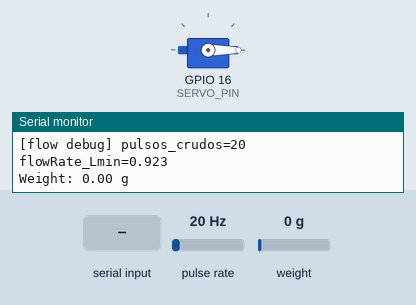
Bench run of a sketch on a simulated ESP32. Parts: servo, the last lines printed to the serial monitor. Wiring (inferred from the names in the program): pulse sensor: data GPIO 15. The inputs (shaded band) are chosen by the test bench; at power-on: pulse rate 20 Hz, weight on the scale 0 g. WiFi joins after 1.5 s; servers stay silent unless stated; random numbers use the default seed unless the sketch sets one; no MQTT or app messages arrive unless stated.

Above: at 5.8 s.
5.9 s: "90,45\n" received over Serial
At 6.9 s:
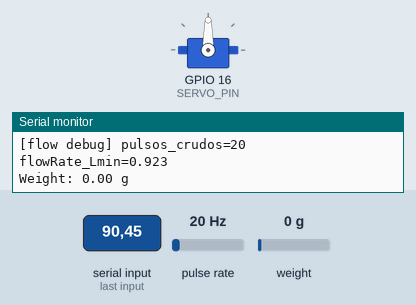
7.4 s: "30,150\n" received over Serial
At 8.2 s:
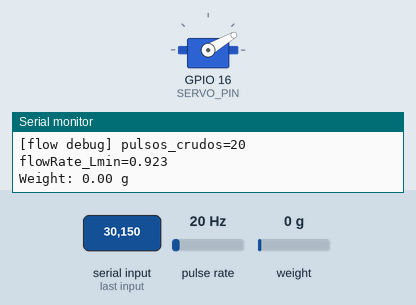
8.9 s: "90\n" received over Serial
At 9.4 s:
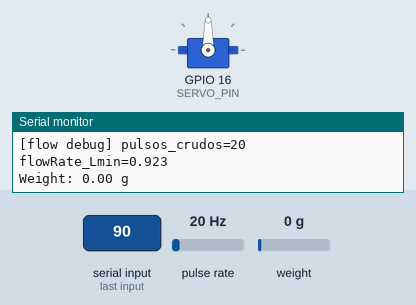
Timing chart, 0 to 11.9 s (numbered marks = the images above; inputs shaded):
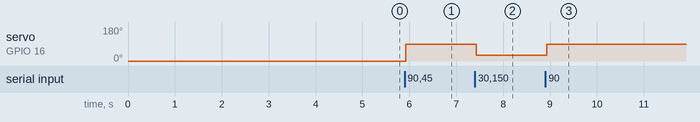

Measured:
- after the input at 5.9 s, servo on GPIO 16 (SERVO_PIN): 0° → 90° at once
- after the input at 7.4 s, servo on GPIO 16 (SERVO_PIN): 90° → 30° at once
- after the input at 8.9 s, servo on GPIO 16 (SERVO_PIN): 30° → 90° at once

The sketch:

code_act.ino
```cpp
#include "esp_timer.h"

#include <WiFi.h>
#include <PubSubClient.h>
#include <ESP32Servo.h>

#include <Arduino.h>
#include "HX711.h"

// =========================
// ENTRADAS SENSORES
// =========================
#define DT_PIN 4
#define SCK_PIN 5
#define FLOW_PIN 15   // GPIO D15 - YF-S401
#define SERVO_PIN 16  // GPIO D16 - Servo

// =========================
// DATOS DE WIFI
// =========================
const char* ssid = "realme C67";
const char* password = "jkgh23!;";

// =========================
// DATOS DEL BROKER MQTT
// =========================
const char* mqtt_server = "10.235.51.191";  // actualizar
const int mqtt_port = 1883;
const char* mqtt_topic = "kalman_proj";

// =========================
// SENSOR BALANZA
// =========================
bool loadCellConnected = false;
HX711 scale;
float calibration_factor = 428.473;

// Queue de tamaño 1: siempre contiene el último peso leído.
// Se usa xQueueOverwrite/xQueuePeek en vez de Send/Receive para que
// loop() siempre pueda leer el valor más reciente sin "vaciar" la queue.
QueueHandle_t weightQueue;

// =========================
// SERVO
// =========================
Servo miServo;
volatile int anguloActual = 0;

// Queue para enviar comandos de ángulo a taskServo
QueueHandle_t servoQueue;

// =========================
// OBJETOS WIFI Y MQTT
// =========================
WiFiClient espClient;
PubSubClient client(espClient);

// --- Calibración del sensor de flujo ---
const float PULSOS_POR_LITRO = 1300.0; //

// --- Variables compartidas entre ISR y tarea ---
volatile uint32_t pulseCount = 0;    // contador crudo, tocado por la ISR
volatile float flowRate_Lmin = 0.0;  // resultado, lo lee MQTT
volatile float totalVolume_L = 0.0;  // acumulado total

esp_timer_handle_t flowCalcTimer;

// Spinlock para proteger pulseCount entre la ISR (puede correr en un core)
// y flowCalcCallback (corre en la tarea interna de esp_timer, en el otro
// core). portDISABLE_INTERRUPTS() por si solo NO alcanza porque solo
// afecta al core local; portENTER_CRITICAL / _ISR con este mux sincroniza
// ambos cores correctamente.
static portMUX_TYPE flowMux = portMUX_INITIALIZER_UNLOCKED;

// --- ISR: lo más corta posible ---
void IRAM_ATTR flowPulseISR() {
  portENTER_CRITICAL_ISR(&flowMux);
  pulseCount++;
  portEXIT_CRITICAL_ISR(&flowMux);
}

// --- Callback del timer, se ejecuta cada 1000 ms ---
void flowCalcCallback(void* arg) {
  uint32_t pulses;

  // Sección crítica real (cross-core) usando el mismo spinlock que la ISR
  portENTER_CRITICAL(&flowMux);
  pulses = pulseCount;
  pulseCount = 0;
  portEXIT_CRITICAL(&flowMux);

  // Pulsos en 1 segundo -> litros/segundo -> litros/minuto
  float litrosEsteSegundo = pulses / PULSOS_POR_LITRO;
  flowRate_Lmin = litrosEsteSegundo * 60.0;
  totalVolume_L += litrosEsteSegundo;

  // --- DIAGNOSTICO TEMPORAL: quitar una vez resuelto el problema de los ceros ---
  Serial.print("[flow debug] pulsos_crudos=");
  Serial.print(pulses);
  Serial.print("  flowRate_Lmin=");
  Serial.println(flowRate_Lmin, 3);
}

void setupFlowSensor() {
  pinMode(FLOW_PIN, INPUT_PULLUP);
  attachInterrupt(digitalPinToInterrupt(FLOW_PIN), flowPulseISR, FALLING);

  const esp_timer_create_args_t timerArgs = {
    .callback = &flowCalcCallback,
    .arg = nullptr,
    .dispatch_method = ESP_TIMER_TASK,
    .name = "flow_calc_timer"
  };

  esp_timer_create(&timerArgs, &flowCalcTimer);
  esp_timer_start_periodic(flowCalcTimer, 1000000);  // 1,000,000 us = 1 s
}


// =========================
// TAREA: CELDA DE CARGA
// =========================
void taskLoadCell(void* param) {
  for (;;) {
    if (loadCellConnected && scale.is_ready()) {
      float reading1 = scale.get_units(5);
      vTaskDelay(pdMS_TO_TICKS(50));
      float reading2 = scale.get_units(5);

      // Solo aceptamos la lectura si es estable (poca diferencia entre tomas)
      if (fabs(reading1 - reading2) < 1000.0) {
        // xQueueOverwrite reemplaza el contenido si ya había un valor;
        // como la queue tiene tamaño 1, siempre queda solo el más reciente.
        xQueueOverwrite(weightQueue, &reading2);
        Serial.print("Weight: ");
        Serial.print(reading2, 2);
        Serial.println(" g");
      }
    }
    vTaskDelay(pdMS_TO_TICKS(50));
  }
}

// =========================
// TAREA: SERVO (recibe comandos desde la queue)
// =========================
void taskServo(void* param) {
  int angulo;
  for (;;) {
    if (xQueueReceive(servoQueue, &angulo, portMAX_DELAY)) {
      if (angulo >= 0 && angulo <= 90) {
        miServo.write(angulo);
        anguloActual = angulo;
      }
    }
  }
}

// =========================
// TAREA: LECTURA DE SERIAL PARA EL SERVO
// =========================
void taskSerialInput(void* param) {
  for (;;) {
    if (Serial.available() > 0) {
      int angulo = Serial.parseInt();
      // Descartar el resto del buffer (salto de línea, etc.)
      while (Serial.available() > 0) Serial.read();

      if (angulo >= 0 && angulo <= 90) {
        xQueueSend(servoQueue, &angulo, portMAX_DELAY);
      } else {
        Serial.println("Angulo fuera de rango (0-90).");
      }
    }
    vTaskDelay(pdMS_TO_TICKS(50));
  }
}

// =========================
// FUNCION: CONECTAR WIFI
// =========================
void setup_wifi() {
  delay(100);
  Serial.println();
  Serial.print("Conectando a WiFi: ");
  Serial.println(ssid);

  WiFi.begin(ssid, password);

  while (WiFi.status() != WL_CONNECTED) {
    delay(500);
    Serial.print(".");
  }

  Serial.println();
  Serial.println("WiFi conectado");
  Serial.print("IP de la ESP32: ");
  Serial.println(WiFi.localIP());
}

// =========================
// FUNCION: RECONECTAR MQTT
// =========================
void reconnect() {
  while (!client.connected()) {
    Serial.print("Conectando al broker MQTT... ");

    String clientId = "ESP32Client-";
    clientId += String(random(1000, 9999));

    if (client.connect(clientId.c_str())) {
      Serial.println("conectado");
    } else {
      Serial.print("fallo, rc=");
      Serial.print(client.state());
      Serial.println(" intentando nuevamente en 2 segundos");
      delay(2000);
    }
  }
}

void setup() {
  Serial.begin(115200);
  delay(2000);

  setup_wifi();

  client.setServer(mqtt_server, mqtt_port);

  Serial.println("Inicio de adquisicion continua por MQTT");

  // Servo
  miServo.setPeriodHertz(50);
  miServo.attach(SERVO_PIN, 500, 2400);
  miServo.write(anguloActual);
  Serial.println("Escribe un angulo entre 0 y 90 (Enter) para mover el servo:");

  // Celda de carga
  scale.begin(DT_PIN, SCK_PIN);
  Serial.println("Checking load cell...");
  if (scale.wait_ready_timeout(200)) {
    loadCellConnected = true;
    scale.set_scale(calibration_factor);
    Serial.println("Taring...");
    scale.tare();
    Serial.println("Tare complete.");
  } else {
    Serial.println("Load cell NOT detected. Reinicia la ESP32 despues de conectarla.");
  }

  // Queue para comandos del servo
  servoQueue = xQueueCreate(5, sizeof(int));

  // Queue de tamaño 1 para el peso (siempre guarda el último valor)
  weightQueue = xQueueCreate(1, sizeof(float));

  // Tareas paralelas (sensores)
  setupFlowSensor();
  xTaskCreatePinnedToCore(taskLoadCell, "loadcell", 4096, NULL, 1, NULL, 1);
  xTaskCreatePinnedToCore(taskServo, "servo", 2048, NULL, 1, NULL, 1);
  xTaskCreatePinnedToCore(taskSerialInput, "serialInput", 2048, NULL, 1, NULL, 1);
}

void loop() {
  if (!client.connected()) {
    reconnect();
  }
  client.loop();

  // Convertir floats a texto
  char mensajePeso[12];
  float pesoActual = 0.0;
  // xQueuePeek NO retira el dato de la queue, solo lo copia; así el valor
  // sigue disponible para la próxima publicación aunque taskLoadCell no
  // haya escrito uno nuevo todavía. timeout 0 = no bloquear si aún no hay dato.
  if (loadCellConnected && xQueuePeek(weightQueue, &pesoActual, 0) == pdTRUE) {
    dtostrf(pesoActual, 5, 2, mensajePeso);
  } else {
    strcpy(mensajePeso, "NA");
  }

  char mensajeFlow[12];
  dtostrf(flowRate_Lmin, 8, 3, mensajeFlow);

  char mensajeVolumen[12];
  dtostrf(totalVolume_L, 8, 3, mensajeVolumen);

  // Armar mensaje combinado
  char mensaje[96];
  snprintf(mensaje, sizeof(mensaje),
           "angle: %d weight: %s flow: %s vol: %s",
           anguloActual, mensajePeso, mensajeFlow, mensajeVolumen);

  client.publish(mqtt_topic, mensaje);

  vTaskDelay(pdMS_TO_TICKS(1000));
}
```
